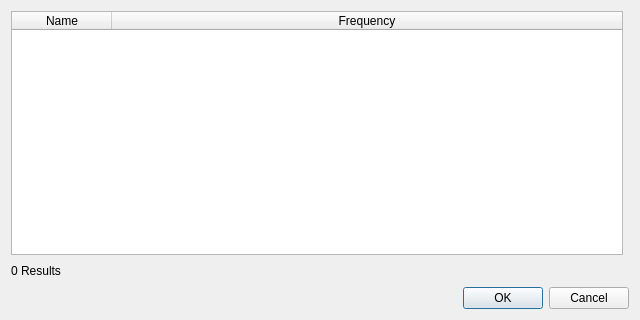
<?xml version="1.0" encoding="UTF-8"?>
<ui version="4.0">
 <class>TagInfoDialog</class>
 <widget class="QDialog" name="TagInfoDialog">
  <property name="geometry">
   <rect>
    <x>0</x>
    <y>0</y>
    <width>640</width>
    <height>320</height>
   </rect>
  </property>
  <property name="windowTitle">
   <string>Tag Info</string>
  </property>
  <layout class="QGridLayout" name="gridLayout">
   <item row="1" column="0" rowspan="2" colspan="2">
    <layout class="QHBoxLayout" name="horizontalLayout">
     <item>
      <widget class="QLabel" name="resLbl">
       <property name="text">
        <string>0 Results</string>
       </property>
      </widget>
     </item>
     <item>
      <spacer name="horizontalSpacer">
       <property name="orientation">
        <enum>Qt::Horizontal</enum>
       </property>
       <property name="sizeHint" stdset="0">
        <size>
         <width>40</width>
         <height>20</height>
        </size>
       </property>
      </spacer>
     </item>
    </layout>
   </item>
   <item row="3" column="0" colspan="2">
    <widget class="QDialogButtonBox" name="buttonBox">
     <property name="orientation">
      <enum>Qt::Horizontal</enum>
     </property>
     <property name="standardButtons">
      <set>QDialogButtonBox::Cancel|QDialogButtonBox::Ok</set>
     </property>
    </widget>
   </item>
   <item row="0" column="0">
    <widget class="QTableWidget" name="tableWidget">
     <property name="focusPolicy">
      <enum>Qt::NoFocus</enum>
     </property>
     <property name="editTriggers">
      <set>QAbstractItemView::NoEditTriggers</set>
     </property>
     <property name="alternatingRowColors">
      <bool>true</bool>
     </property>
     <property name="selectionMode">
      <enum>QAbstractItemView::SingleSelection</enum>
     </property>
     <property name="selectionBehavior">
      <enum>QAbstractItemView::SelectRows</enum>
     </property>
     <property name="showGrid">
      <bool>false</bool>
     </property>
     <property name="sortingEnabled">
      <bool>true</bool>
     </property>
     <property name="wordWrap">
      <bool>false</bool>
     </property>
     <property name="cornerButtonEnabled">
      <bool>false</bool>
     </property>
     <property name="rowCount">
      <number>0</number>
     </property>
     <property name="columnCount">
      <number>2</number>
     </property>
     <attribute name="horizontalHeaderHighlightSections">
      <bool>false</bool>
     </attribute>
     <attribute name="horizontalHeaderStretchLastSection">
      <bool>true</bool>
     </attribute>
     <attribute name="verticalHeaderVisible">
      <bool>false</bool>
     </attribute>
     <column>
      <property name="text">
       <string>Name</string>
      </property>
     </column>
     <column>
      <property name="text">
       <string>Frequency</string>
      </property>
     </column>
    </widget>
   </item>
  </layout>
 </widget>
 <resources/>
 <connections>
  <connection>
   <sender>buttonBox</sender>
   <signal>accepted()</signal>
   <receiver>TagInfoDialog</receiver>
   <slot>accept()</slot>
   <hints>
    <hint type="sourcelabel">
     <x>248</x>
     <y>254</y>
    </hint>
    <hint type="destinationlabel">
     <x>157</x>
     <y>274</y>
    </hint>
   </hints>
  </connection>
  <connection>
   <sender>buttonBox</sender>
   <signal>rejected()</signal>
   <receiver>TagInfoDialog</receiver>
   <slot>reject()</slot>
   <hints>
    <hint type="sourcelabel">
     <x>316</x>
     <y>260</y>
    </hint>
    <hint type="destinationlabel">
     <x>286</x>
     <y>274</y>
    </hint>
   </hints>
  </connection>
 </connections>
</ui>
